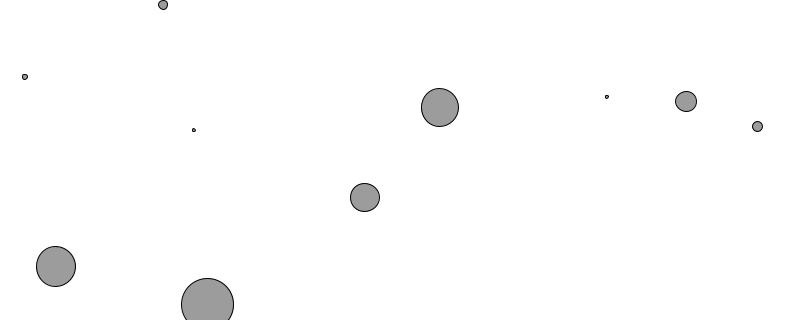
Frame 1 (no input)
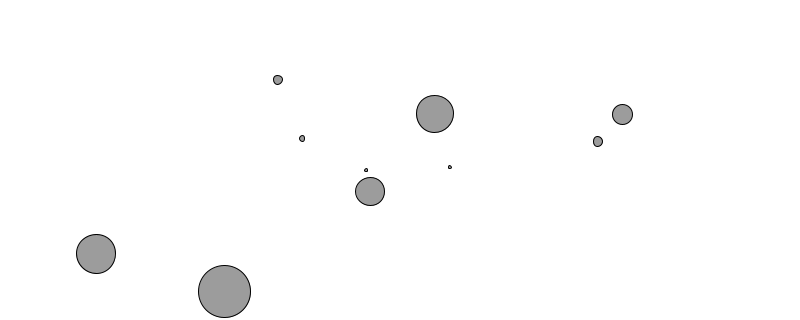
Frame 60 (the mouse pressed at the canvas centre just before this capture)
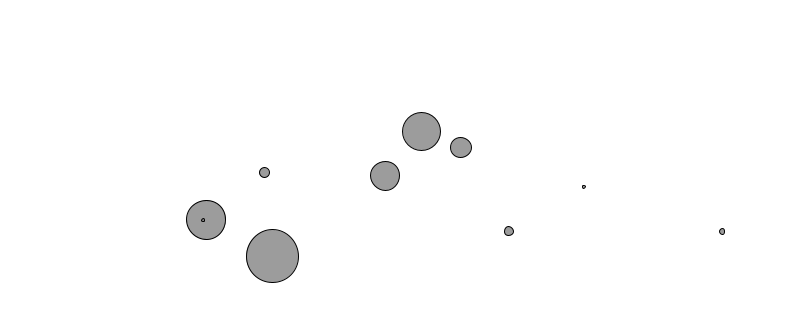
Frame 120 (the mouse held since frame 60 and released just before this capture)

The Processing sketch that drew these frames (run headless with seeded random() and noise(); from frame 60 on, the mouse is pressed at the canvas centre):

// Processing sketch: Exercise2_3
// ── Exercise2_3.pde
Mover[] movers = new Mover[10];

void setup() {
  size(800, 320);

  for (int i = 0; i < movers.length; i++) {
    movers[i] = new Mover(random(0.1, 5), random(0, width), random(0, height));
  }
}

void draw() {
  background(255);

  for (Mover m : movers) {
    float edgeForceScale = 0.00008;

    PVector leftForce = new PVector(abs(width - m.location.x) * edgeForceScale, 0);
    PVector rightForce = new PVector(-(m.location.x * edgeForceScale), 0);
    PVector topForce = new PVector(0, abs(height - m.location.y) * edgeForceScale);
    PVector bottomForce = new PVector(0, -(m.location.y * edgeForceScale));

    m.applyForce(leftForce);
    m.applyForce(rightForce);
    m.applyForce(topForce);
    m.applyForce(bottomForce);

    m.update();
    m.display();
  }
}
// ── Mover.pde
class Mover {
  PVector location;
  PVector velocity;
  PVector acceleration;
  float mass;

  Mover(float m, float x, float y) {
    mass = m;
    location = new PVector(x, y);
    velocity = new PVector(0, 0);
    acceleration = new PVector(0, 0);
  }

  void applyForce(PVector force) {
    PVector f = PVector.div(force, mass);
    acceleration.add(f);
  }

  void update() {
    velocity.add(acceleration);
    location.add(velocity);
    acceleration.mult(0);
  }

  void display() {
    stroke(0);
    fill(128, 198);
    ellipse(location.x, location.y, mass*16, mass*16);
  }
}
